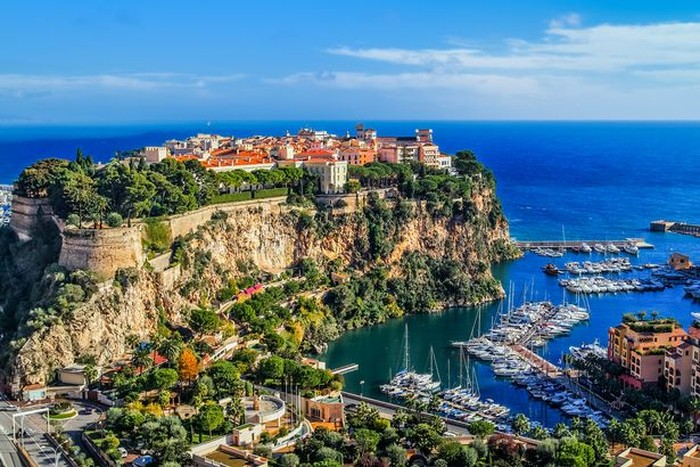
#> input picture assets/monako-5.jpg, 700 x 467 px
$ python main.py
#> lines starting #> are read from the running program, lines starting #| are printed output that depends on the picture
#> the answer given: out.png
import pathlib

import cv2
import cv2.typing

def _create_negative_image(image_path: pathlib.Path | str, bit_max_value: int = 255) -> cv2.typing.MatLike:
    """
    @params image_path      pathlib.Path | str  image source path
    @params bit_max_value   int                 Maximal bit value for a pixel (usually unsigned int 8 -> 255)

    This function process image based `image_path` and `bit_max_value` parameter and change the image
    into the negative form and returns the processed image
    """
#> called with bit_max_value = 255
    # read the image file
    image_matrix = cv2.imread(str(image_path))
#> image_matrix is the input picture: shape (467, 700, 3); mean B, G, R 135.3, 119.1, 88.1

    # filter the image: 255 - current_pixel
    negative_image_matrix = bit_max_value - image_matrix
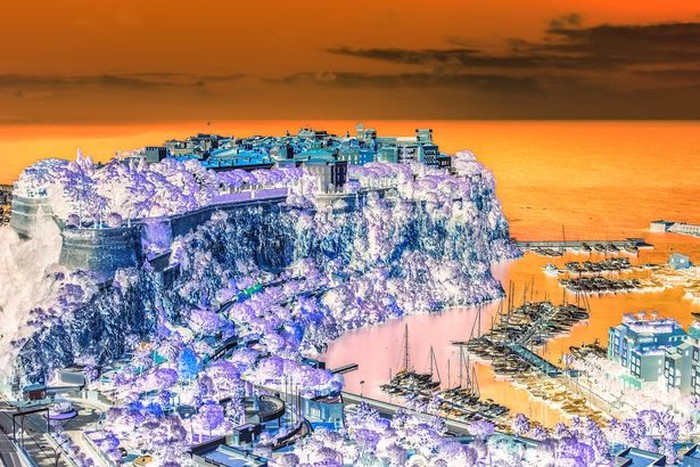
#> negative_image_matrix: shape (467, 700, 3); mean B, G, R 119.7, 135.9, 166.9

    # show the result
    cv2.imshow('Input image', image_matrix)
    cv2.imshow('Negative image', negative_image_matrix)

    # Set the image window keep open
    cv2.waitKey(0)

    # return the matrix to process further
    return negative_image_matrix


def main() -> None:
    # Ask user to name the output image
    output_filename = input('Output path (with extension): ')

    # create negative image using `_create_negative_image`
    negative_image_matrix = _create_negative_image(pathlib.Path('./assets/monako-5.jpg'))

    # write image to disk
    cv2.imwrite(output_filename, negative_image_matrix)

     # destroy the window after use
    cv2.destroyAllWindows()

if __name__ == '__main__':
    # execute `main` function when run directly (not as module)
    main()
